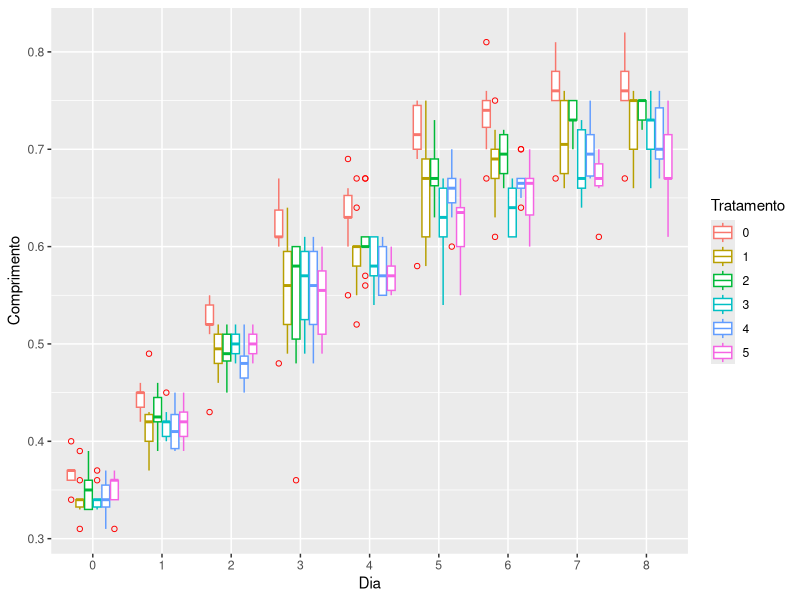
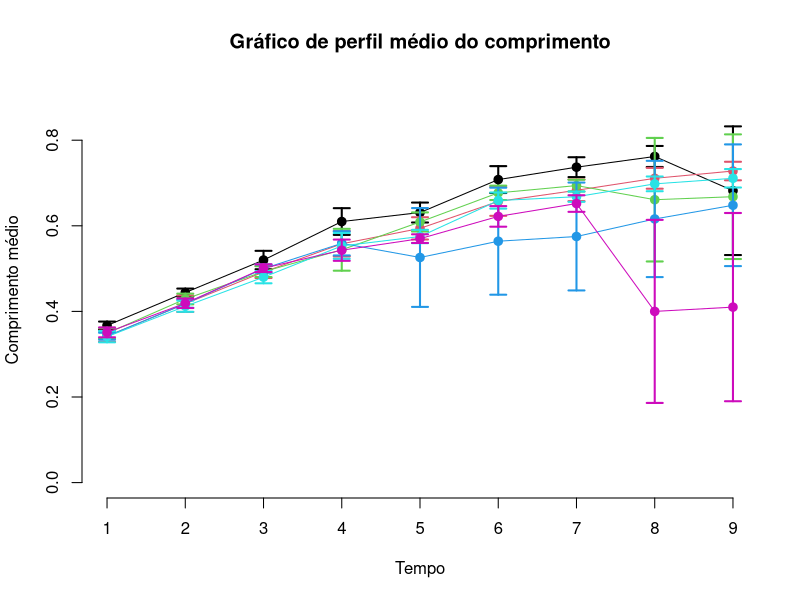
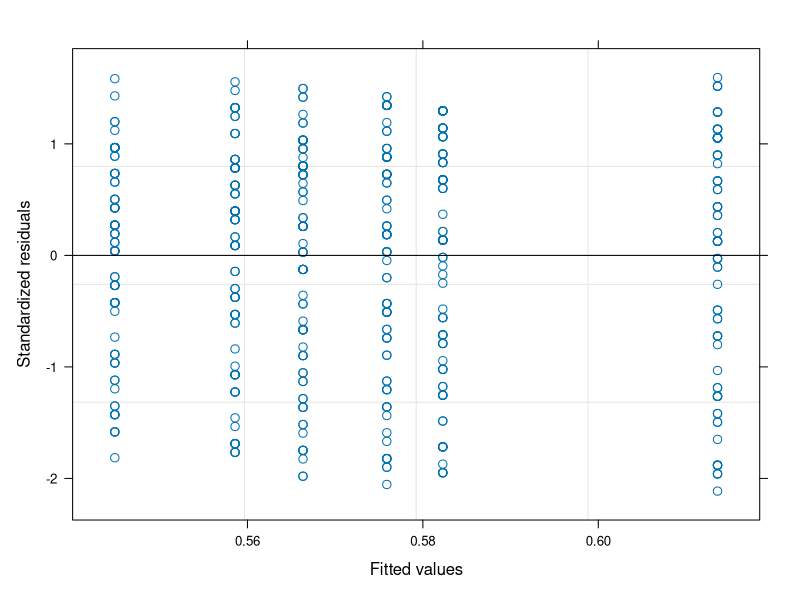
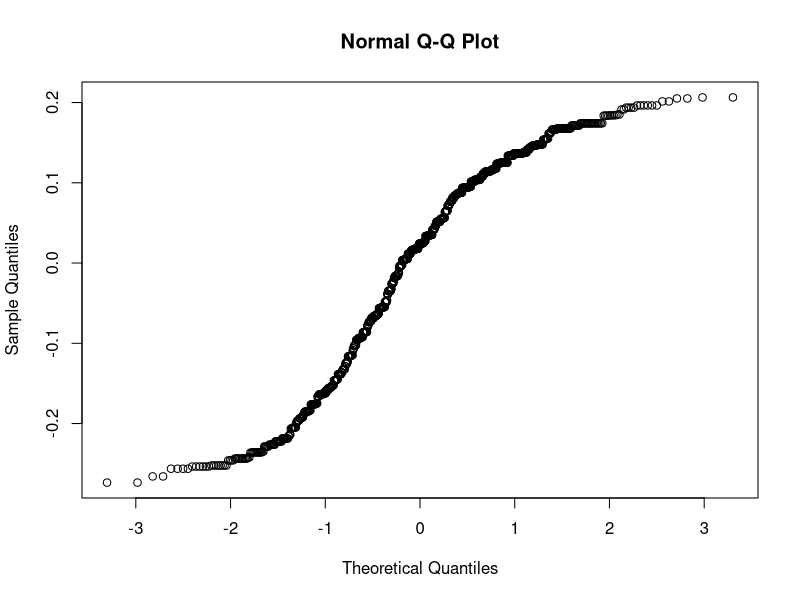
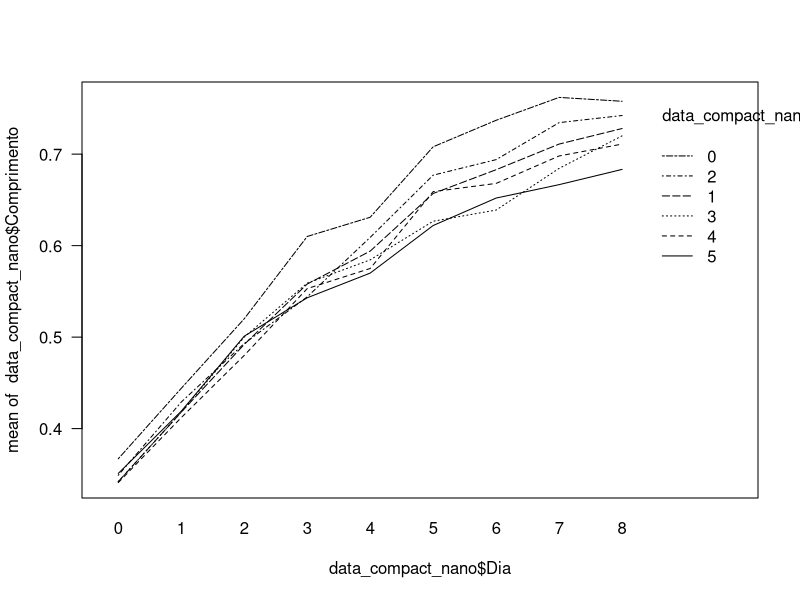
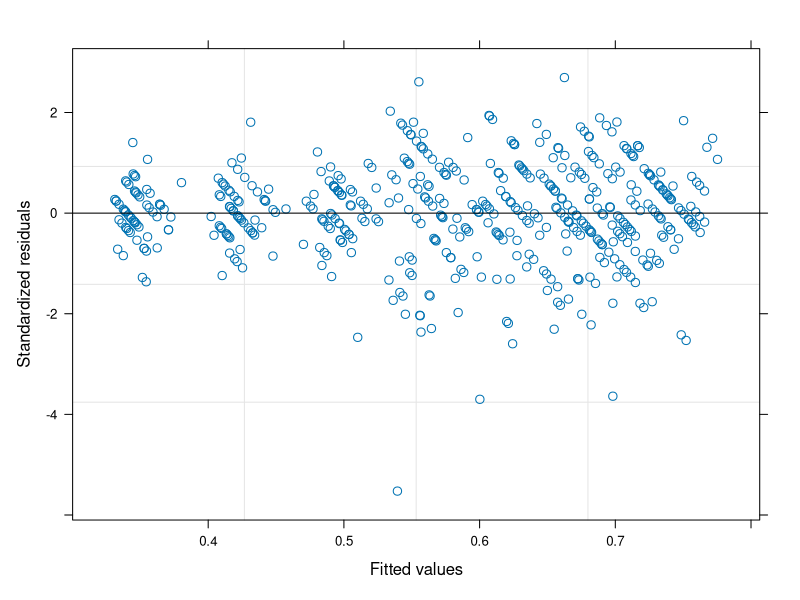
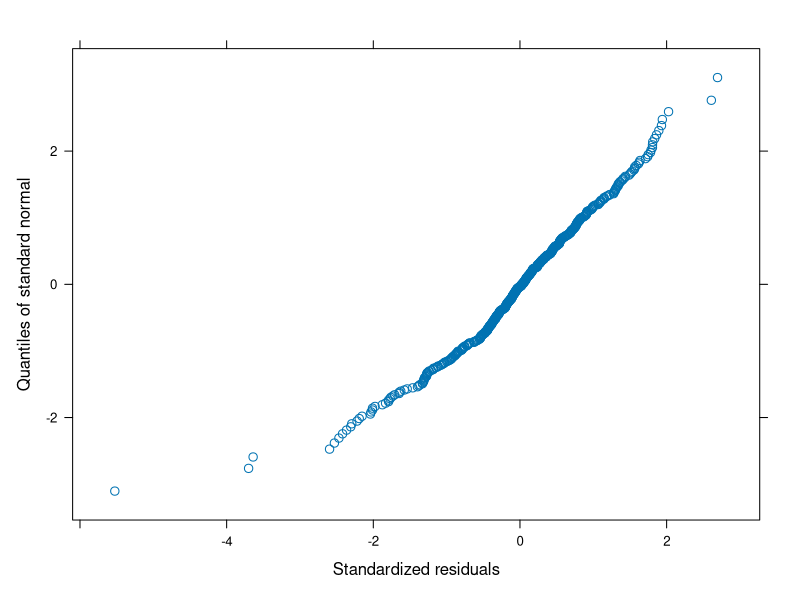

Recreate these plots in R, in order. (Note: this script raises an error after producing the figures.)
library(readxl)
library(dplyr)
library(ggplot2)
library(plyr)
library(plotrix)
setwd("~/Documentos/ME810/HELENA/projectHelena/")

###################################################################### 1ª forma
controle <- as.data.frame(read_excel("./dados/DADOS COMPRIMENTO NANO UNICAMP.xlsx", sheet = "controle"))
t1 <- as.data.frame(read_excel("./dados/DADOS COMPRIMENTO NANO UNICAMP.xlsx", sheet = "t0.006"))
t2 <- as.data.frame(read_excel("./dados/DADOS COMPRIMENTO NANO UNICAMP.xlsx", sheet = "t0.0125"))
t3 <- as.data.frame(read_excel("./dados/DADOS COMPRIMENTO NANO UNICAMP.xlsx", sheet = "t0.025"))
t4 <- as.data.frame(read_excel("./dados/DADOS COMPRIMENTO NANO UNICAMP.xlsx", sheet = "t0.05"))
t5 <- as.data.frame(read_excel("./dados/DADOS COMPRIMENTO NANO UNICAMP.xlsx", sheet = "t0.1"))

#Substitui os caracteres "Morta" por "NA". Estes comando é para o caso dos dados não organizados como em data_compact
controle$`8` <- gsub("Morta", "NA", controle$`8`)
t2[3,] <- gsub("Morta", "NA", t2[3,])
t3[9,] <- gsub("Morta", "NA", t3[9,])
t5$`7` <- gsub("Morta", "NA", t5$`7`)
t5$`8` <- gsub("Morta", "NA", t5$`8`)

dados <- list(controle, t1, t2, t3, t4, t5)

dados[[1]]$`8` <- as.numeric(dados[[1]]$`8`)

dados[[3]]$`7` <- as.numeric(dados[[3]]$`7`)
dados[[3]]$`8` <- as.numeric(dados[[3]]$`8`)

dados[[4]]$`4` <- as.numeric(dados[[4]]$`4`)
dados[[4]]$`5` <- as.numeric(dados[[4]]$`5`)
dados[[4]]$`6` <- as.numeric(dados[[4]]$`6`)
dados[[4]]$`7` <- as.numeric(dados[[4]]$`7`)
dados[[4]]$`8` <- as.numeric(dados[[4]]$`8`)

dados[[6]]$`7` <- as.numeric(dados[[6]]$`7`)
dados[[6]]$`8` <- as.numeric(dados[[6]]$`8`)

###################################################################### 2º forma
# 0 = controle, 1 = t0.006, 2 = t0.0125, 3 = t0.025, 4 = t0.05 e 5 = t0.1
data_compact_nano <- as.data.frame(read_excel("./dados/nanoparticulas_dadosR.xlsx"))
data_compact_nano$Tratamento <- as.factor(data_compact_nano$Tratamento)
data_compact_nano$Comprimento <- as.numeric(data_compact_nano$Comprimento)
data_compact_nano$Dia <- as.factor(data_compact_nano$Dia)
data_compact_nano$Repeticao <- as.factor(data_compact_nano$Repeticao)

prop.table(table(is.na(data_compact_nano))) #quantidade de NA's geral

ggplot(data_compact_nano, aes(Dia, Comprimento, color = Tratamento)) + geom_boxplot(outlier.colour = "red", outlier.shape = 1)


#Tentativa de fazer o perfil médio por dia
lista1 <- list(0,0,0,0,0,0)
lista2 <- list(0,0,0,0,0,0)
#which(is.na(data_compact_nano$Comprimento))
data_compact_nano$Comprimento[which(is.na(data_compact_nano$Comprimento))] <- 0

for(i in 1:6){
  lista1[[i]] <- rep(0, 9)
  for(j in 1:9){
   lista1[[i]][j] <- mean( as.data.frame(data_compact_nano %>% filter(Tratamento == paste0(i-1) & Dia==paste0(j-1)))$Comprimento )
   lista2[[i]][j] <- sd( as.data.frame(data_compact_nano %>% filter(Tratamento == paste0(i-1) & Dia==paste0(j-1)))$Comprimento )
  }
}


suporte <- as.data.frame(cbind(rep(0:8, 6), c(lista1[[1]], lista1[[2]], lista1[[3]], lista1[[4]], lista1[[5]], lista1[[6]]),
                         c(lista2[[1]], lista2[[2]], lista2[[3]], lista2[[4]], lista2[[5]], lista2[[6]])))
suporte$V1 <- as.factor(suporte$V1)


plot(suporte$V2[1:9],axes=FALSE,ylim=c(0,0.9),cex.lab=1,xlab="Tempo",ylab="Comprimento médio", main = "Gráfico de perfil médio do comprimento")

axis(2,cex.axis=1)

axis(1,1:9,c("1","2","3","4", "5", "6", "7", "8", "9"),cex.axis=1)


plotCI(suporte$V2[1:9],liw=1.96*suporte$V3[1:9]/sqrt(10),uiw=1.96*suporte$V3[1:9]/sqrt(10),pch=19,add=TRUE,cex.lab=1,slty=1,lwd=2, col = 1, cex=1)

lines(suporte$V2[1:9],lwd=1)

plotCI(suporte$V2[10:18],liw=1.96*suporte$V3[10:18]/sqrt(10),uiw=1.96*suporte$V3[10:18]/sqrt(10),pch=19,add=TRUE,cex.lab=1,slty=1,lwd=2, col = 2,cex=1)

lines(suporte$V2[10:18],lwd=1, col = 2)

plotCI(suporte$V2[19:27],liw=1.96*suporte$V3[19:27]/sqrt(10),uiw=1.96*suporte$V3[19:27]/sqrt(10),pch=19,add=TRUE,cex.lab=1,slty=1,lwd=2, col = 3, cex=1)

lines(suporte$V2[19:27],lwd=1, col = 3)

plotCI(suporte$V2[28:36],liw=1.96*suporte$V3[28:36]/sqrt(10),uiw=1.96*suporte$V3[28:36]/sqrt(10),pch=19,add=TRUE,cex.lab=1,slty=1,lwd=2, col = 4,cex=1)

lines(suporte$V2[28:36],lwd=1, col = 4)

plotCI(suporte$V2[37:45],liw=1.96*suporte$V3[37:45]/sqrt(10),uiw=1.96*suporte$V3[37:45]/sqrt(10),pch=19,add=TRUE,cex.lab=1,slty=1,lwd=2, col = 5,cex=1)

lines(suporte$V2[37:45],lwd=1, col = 5)

plotCI(suporte$V2[46:54],liw=1.96*suporte$V3[46:54]/sqrt(10),uiw=1.96*suporte$V3[46:54]/sqrt(10),pch=19,add=TRUE,cex.lab=1,slty=1,lwd=2, col = 6,cex=1)

lines(suporte$V2[46:54],lwd=1, col = 6)


data_compact_nano <- as.data.frame(read_excel("./dados/nanoparticulas_dadosR.xlsx"))
data_compact_nano$Tratamento <- as.factor(data_compact_nano$Tratamento)
data_compact_nano$Comprimento <- as.numeric(data_compact_nano$Comprimento)
data_compact_nano$Dia <- as.factor(data_compact_nano$Dia)
data_compact_nano$Repeticao <- as.factor(data_compact_nano$Repeticao)

#o ajuste "lme" não funciona quando se tem NA's. O que foi feito? Usado a função "na.omit()" para retirar as linhas
#que tenham os NA's. No total foram retiradas 16 linhas.

data_compact_nano <- na.omit(data_compact_nano)

library(nlme)
#Para o primeiro modelo considera-se que o crescimento é independente dos dias, mas isto de fato não ocorre
fit1 <- lme(Comprimento ~ Tratamento , data = data_compact_nano, random = ~ 1| Repeticao) 
plot(fit1)
qqnorm(fit1$residuals)
anova(fit1)
intervals(fit1, which = "fixed")

#############################################################################################

#Pelo gráfico de perfil nota-se que existe interação entre o dia e comprimento, algo esperado, pois pelos próprios
#dados nota-se o crescimento dos indivíduos

interaction.plot(data_compact_nano$Dia, data_compact_nano$Tratamento, data_compact_nano$Comprimento, las = 1)
fit2 <- lme(Comprimento ~ Tratamento*Dia , data = data_compact_nano, random = ~ 1| Repeticao) 
plot(fit2)
qqnorm(fit2)

fit3 <- geeglm(Comprimento ~ Tratamento*Dia, id = Repeticao, data = data_compact_nano)
#############################################################################################

#Com a retirada dos NA's tem dados balanceados ou não ? Observar tabela abaixo. A parir dela observa-se que
#com a retirada dos NA's tem-se dados não balanceados, ou seja, dentro de cada tratamento tem-se diferentes
#valores para as réplicas.

table(data_compact_nano$Tratamento, data_compact_nano$Repeticao)
